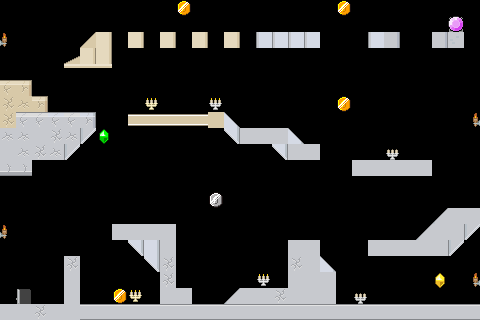

Rendered tile map (Tiled .tmx) drawn with the repository's tilesets; below, a short description and the map source with its tile grids summarised:
An orthogonal 30x20 tile map with 16x16 px tiles, 5 tile layers (Doors, Platforms, LitLights, UnlitLights, ...), 8 tilesets and 14 objects.

<map version="1.10" tiledversion="1.11.0" orientation="orthogonal" renderorder="right-down" width="30" height="20" tilewidth="16" tileheight="16" infinite="0" backgroundcolor="#000000" nextlayerid="12" nextobjectid="34">
 <tileset firstgid="1" source="roguelike-base.tsx" />
 <tileset firstgid="1768" source="roguelike-interior.tsx" />
 <tileset firstgid="2254" source="currency/coin-gold.tsx" />
 <tileset firstgid="2259" source="currency/coin-silver.tsx" />
 <tileset firstgid="2264" source="currency/gem-blue.tsx" />
 <tileset firstgid="2268" source="currency/gem-green.tsx" />
 <tileset firstgid="2272" source="currency/gem-yellow.tsx" />
 <tileset firstgid="2276" source="currency/round-gem-purple.tsx" />
 <layer id="11" name="Doors" width="30" height="20">
  <data>[600 cells, 2 non-empty, 2 distinct tile ids]</data>
 </layer>
 <layer id="2" name="Platforms" width="30" height="20">
  <data>[600 cells, 137 non-empty, 28 distinct tile ids]</data>
 </layer>
 <objectgroup id="9" name="Enemies" offsetx="-16" offsety="0">
  <object id="13" template="enemies/archer.tx" x="304" y="224">
   <properties>
    <property name="jump_around" type="bool" value="true" />
    <property name="jump_around_time" type="float" value="4" />
    <property name="jump_around_velocity" type="float" value="500" />
   </properties>
  </object>
  <object id="31" template="enemies/archer.tx" x="288.5" y="15.5">
   <properties>
    <property name="jump_around" type="bool" value="true" />
    <property name="jump_around_time" type="float" value="4" />
    <property name="jump_around_velocity" type="float" value="500" />
   </properties>
  </object>
  <object id="18" template="enemies/archmage.tx" x="128" y="208" />
  <object id="21" template="enemies/cavalier.tx" x="400" y="288">
   <properties>
    <property name="facing_right" type="bool" value="true" />
    <property name="walk_around" type="bool" value="true" />
    <property name="walk_around_time" type="float" value="1" />
    <property name="walk_around_velocity" type="float" value="200" />
   </properties>
  </object>
  <object id="22" template="enemies/crossbow.tx" x="96" y="96">
   <properties>
    <property name="facing_right" type="bool" value="false" />
    <property name="walk_around" type="bool" value="true" />
    <property name="walk_around_time" type="float" value="1.8" />
    <property name="walk_around_velocity" type="float" value="72" />
   </properties>
  </object>
  <object id="32" template="enemies/crossbow.tx" x="399" y="15">
   <properties>
    <property name="facing_right" type="bool" value="false" />
    <property name="walk_around" type="bool" value="true" />
    <property name="walk_around_time" type="float" value="1.8" />
    <property name="walk_around_velocity" type="float" value="72" />
   </properties>
  </object>
  <object id="23" template="enemies/halberd.tx" x="192" y="97.5" />
  <object id="24" template="enemies/horse.tx" x="288" y="112">
   <properties>
    <property name="jump_around" type="bool" value="true" />
    <property name="jump_around_time" type="float" value="10" />
    <property name="jump_around_velocity" type="float" value="1000" />
   </properties>
  </object>
  <object id="25" template="enemies/king.tx" x="80" y="240" />
  <object id="26" template="enemies/mage.tx" x="368" y="144">
   <properties>
    <property name="facing_right" type="bool" value="true" />
    <property name="walk_around" type="bool" value="true" />
    <property name="walk_around_time" type="float" value="4.6" />
    <property name="walk_around_velocity" type="float" value="50" />
   </properties>
  </object>
  <object id="27" template="enemies/prince.tx" x="400" y="224" />
  <object id="28" template="enemies/shield.tx" x="480" y="192" visible="1" />
  <object id="29" template="enemies/sword.tx" x="224" y="288" />
  <object id="30" template="enemies/spear.tx" x="160" y="288">
   <properties>
    <property name="facing_right" type="bool" value="false" />
    <property name="walk_around" type="bool" value="true" />
    <property name="walk_around_time" type="float" value="3" />
    <property name="walk_around_velocity" type="float" value="80" />
   </properties>
  </object>
 </objectgroup>
 <layer id="6" name="LitLights" width="30" height="20">
  <data>[600 cells, 6 non-empty, 3 distinct tile ids]</data>
 </layer>
 <layer id="7" name="UnlitLights" width="30" height="20">
  <data>[600 cells, 4 non-empty, 2 distinct tile ids]</data>
 </layer>
 <layer id="8" name="Gold" width="30" height="20">
  <data>[600 cells, 8 non-empty, 5 distinct tile ids]</data>
 </layer>
</map>
